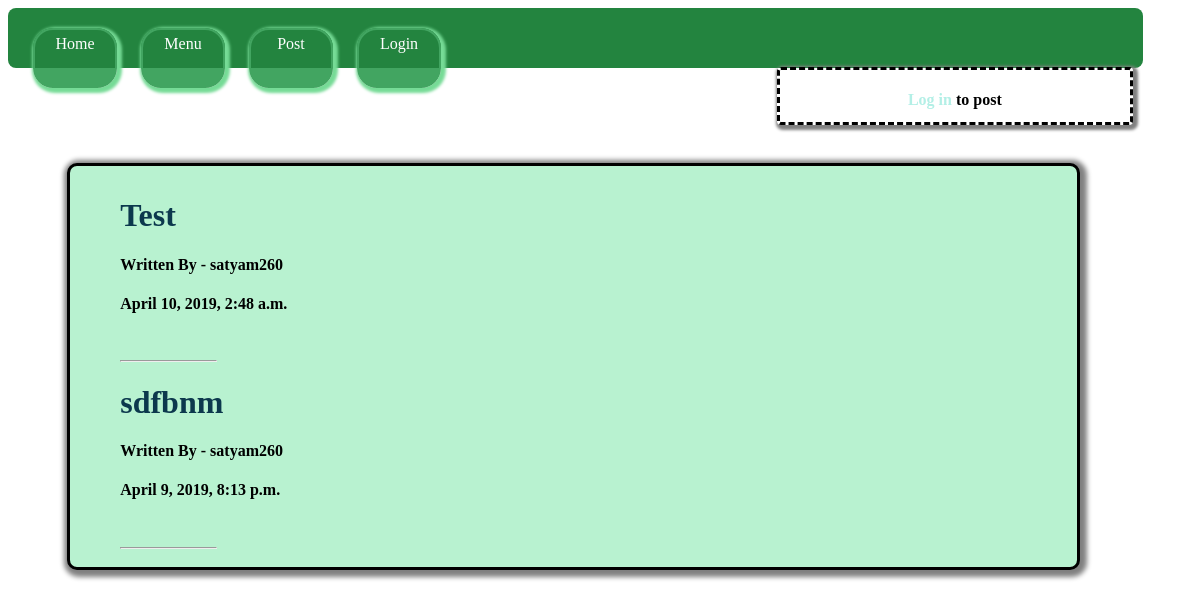
Before: /home/ with the older database file.
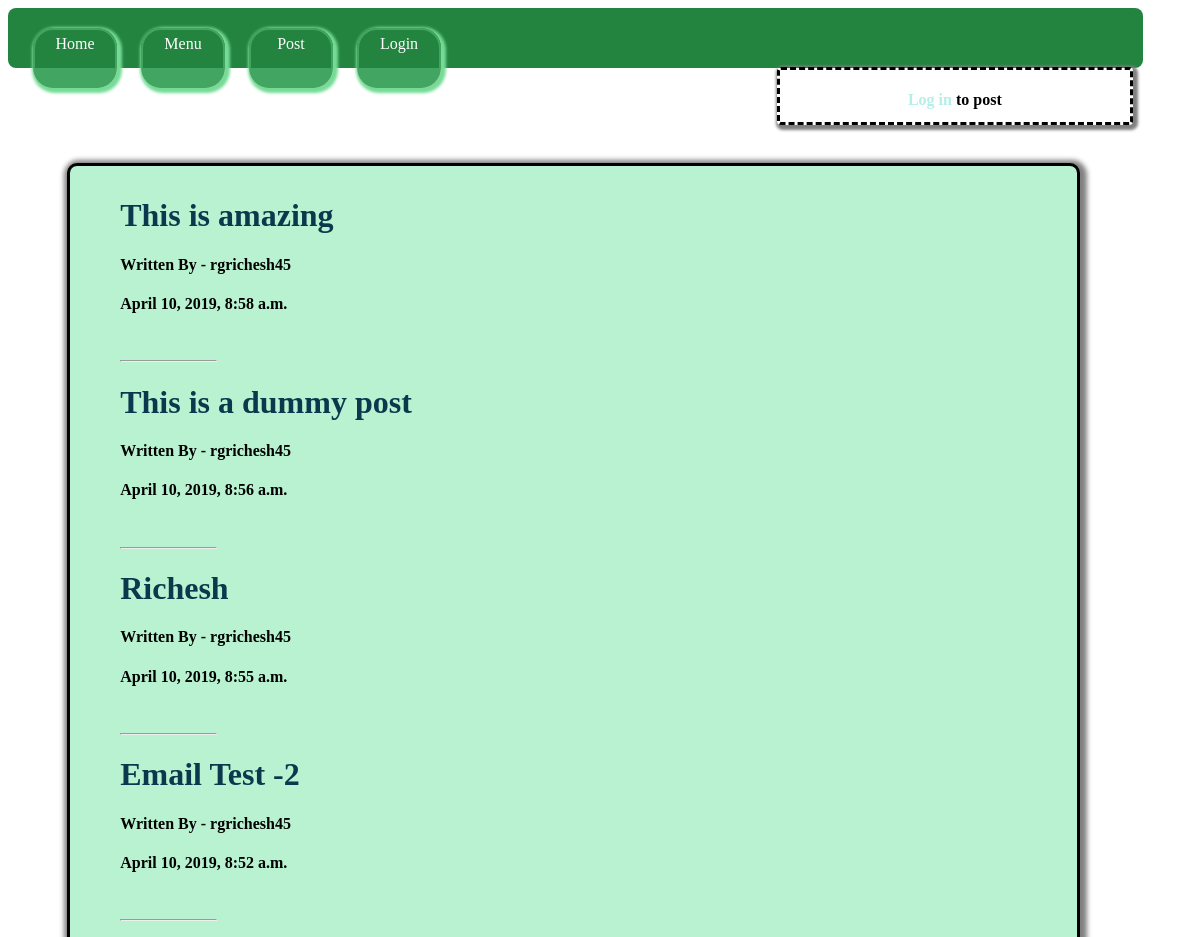
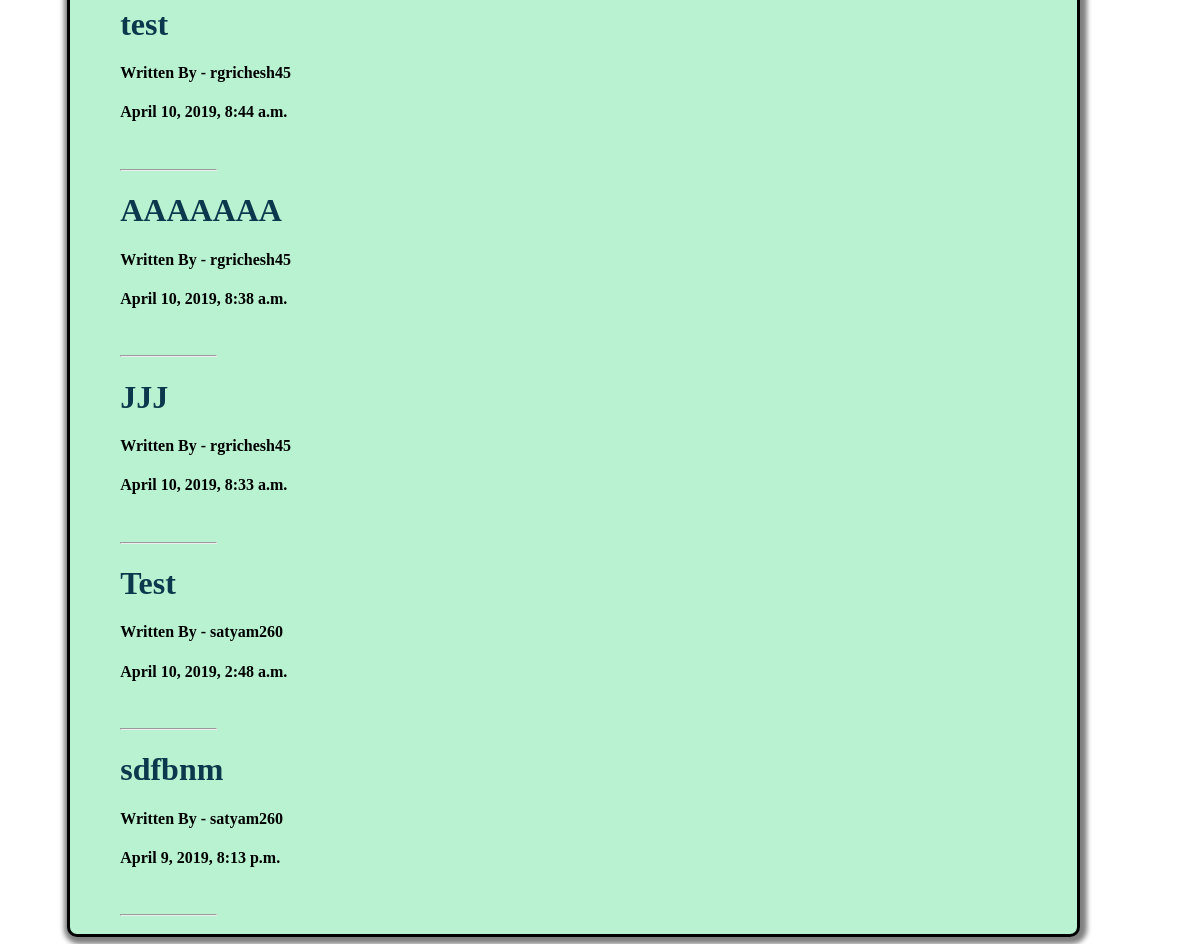
After: the same page with the newer database file (2 pictures, top to bottom).
### users/models.py (models this page shows, shortened)
class NoticeBoard(models.Model):
	author = models.ForeignKey(User, on_delete=models.CASCADE)
	title = models.CharField(max_length=100,unique = True)
	notice = models.TextField(max_length=1000,default='',unique = True)
	date = models.DateTimeField(default = timezone.now)
	url = models.URLField(max_length=100,blank = True)
	docs = models.FileField(upload_to='docs',blank=True)

### users/views.py (the view)
# urls.py: path('home/',index_list.as_view(),name='home'),
class index_list(ListView):
	model = NoticeBoard
	template_name = 'users/index.html'
	context_object_name = 'data'
	ordering = ['-date']

### users/templates/users/index.html (shortened to what this page needs)
{% extends 'users/nav.html' %}
{% block logbox %}
	{% if user.is_authenticated %}
		<h4>Welcome, {{ request.user }} </h4>
	{% else %}
		<h4><a href="{% url 'login' %}" id="log">Log in</a> to post</h4>
	{% endif %}
{% endblock logbox %}
{% block content %}
	{% if data %}
		{% for datas in data %}
			<a id="title" href="{% url 'notice_detail' datas.id %}"><h1>{{ datas.title }}</h1></a>
			<h4 id="author">Written By - {{ datas.author }}</h4>
			<h4>{{ datas.date }}</h4> <br /><hr >
		{% endfor %}
	{% else %}
		<h1>Nothing to show </h1>
	{% endif %}
{% endblock content %}

Changed rows visible on the page:
added NoticeBoard: title "This is amazing", author "rgrichesh45", date "April 10, 2019, 8:58 a.m."
added NoticeBoard: title "This is a dummy post", author "rgrichesh45", date "April 10, 2019, 8:56 a.m."
added NoticeBoard: title "Richesh", author "rgrichesh45", date "April 10, 2019, 8:55 a.m."
added NoticeBoard: title "Email Test -2", author "rgrichesh45", date "April 10, 2019, 8:52 a.m."
added NoticeBoard: title "test", author "rgrichesh45", date "April 10, 2019, 8:44 a.m."
added NoticeBoard: title "AAAAAAA", author "rgrichesh45", date "April 10, 2019, 8:38 a.m."
added NoticeBoard: title "JJJ", author "rgrichesh45", date "April 10, 2019, 8:33 a.m."
